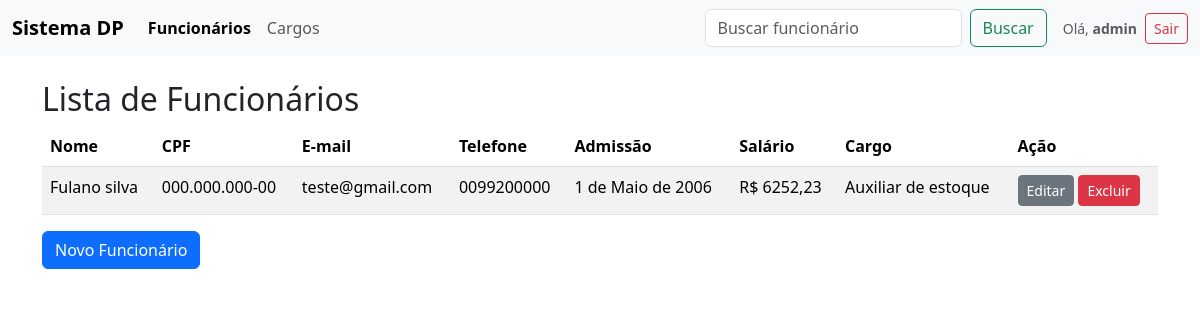
Page /funcionarios/listar (signed in) on the earlier database version.
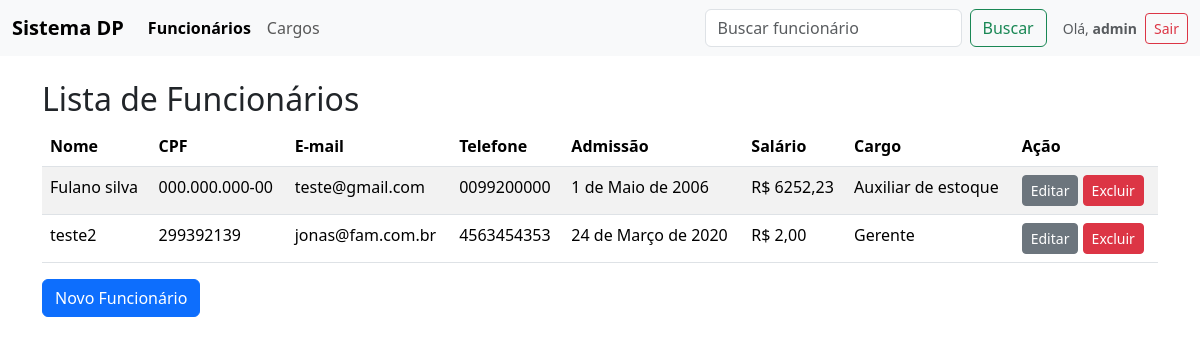
Same page on the later database version.
### funcionarios/models.py (models this page shows, shortened)
class Funcionario(models.Model):
    nome = models.CharField(max_length=100)
    cpf = models.CharField(max_length=14, unique=True)
    email = models.EmailField(max_length=100, unique=True)
    telefone = models.CharField(max_length=20, unique=True)
    data_admissao = models.DateField()
    salario = models.DecimalField(max_digits=10, decimal_places=2)
    cargo = models.ForeignKey(Cargo, on_delete=models.CASCADE, default=1)

class Cargo(models.Model):
    nome = models.CharField(max_length=100)
    def __str__(self):
        return self.nome

### funcionarios/views.py (the view)
# urls.py: path('listar', views.listarFuncionarios),
@login_required
def listarFuncionarios(request):
    if request.method == "GET" and request.GET.get('busca'):
        funcionarios = Funcionario.objects.filter(nome__icontains=request.GET.get('busca'))
    else:
        funcionarios = Funcionario.objects.all()
    return render(request, "listarFuncionarios.html", {"funcionarios": funcionarios})

### funcionarios/templates/listarFuncionarios.html (shortened to what this page needs)
{% extends "base.html" %}
{% block navbar_extra %}
<form method="get" action="/funcionarios/listar" class="d-flex me-3" role="search">
  <input name="busca" class="form-control me-2" type="search" placeholder="Buscar funcionário" value="{{ request.GET.busca }}">
  <button class="btn btn-outline-success" type="submit">Buscar</button>
</form>
{% endblock %}
{% block content %}
<div class="container mt-4">
  <h2>Lista de Funcionários</h2>
  <table class="table table-striped">
    <thead>
      <tr>
        <th>Nome</th>
        <th>CPF</th>
        <th>E-mail</th>
        <th>Telefone</th>
        <th>Admissão</th>
        <th>Salário</th>
        <th>Cargo</th>
        <th>Ação</th>
      </tr>
    </thead>
    <tbody>
      {% for func in funcionarios %}
      <tr>
        <td>{{ func.nome }}</td>
        <td>{{ func.cpf }}</td>
        <td>{{ func.email }}</td>
        <td>{{ func.telefone }}</td>
        <td>{{ func.data_admissao }}</td>
        <td>R$ {{ func.salario }}</td>
        <td>{{ func.cargo }}</td>
        <td>
          {% if perms.funcionarios.change_funcionario %}
          <a href="/funcionarios/editar/{{ func.id }}" class="btn btn-secondary btn-sm">Editar</a>
          {% endif %}
          {% if perms.funcionarios.delete_funcionario %}
          <a href="/funcionarios/excluir/{{ func.id }}" class="btn btn-danger btn-sm" onclick="return confirm('Tem certeza?')">Excluir</a>
          {% endif %}
        </td>
      </tr>
      {% empty %}
      <tr>
        <td colspan="8" class="text-center">Nenhum funcionário cadastrado.</td>
      </tr>
      {% endfor %}
    </tbody>
  </table>
  {% if perms.funcionarios.add_funcionario %}
  <a href="/funcionarios/cadastro" class="btn btn-primary">Novo Funcionário</a>
  {% endif %}
</div>
{% endblock %}

Differences in the rows shown:
added Funcionario: nome "teste2", cpf "299392139", email "jonas@fam.com.br", telefone "4563454353", data_admissao "24 de Março de 2020", salario "2,00", cargo "Gerente"
